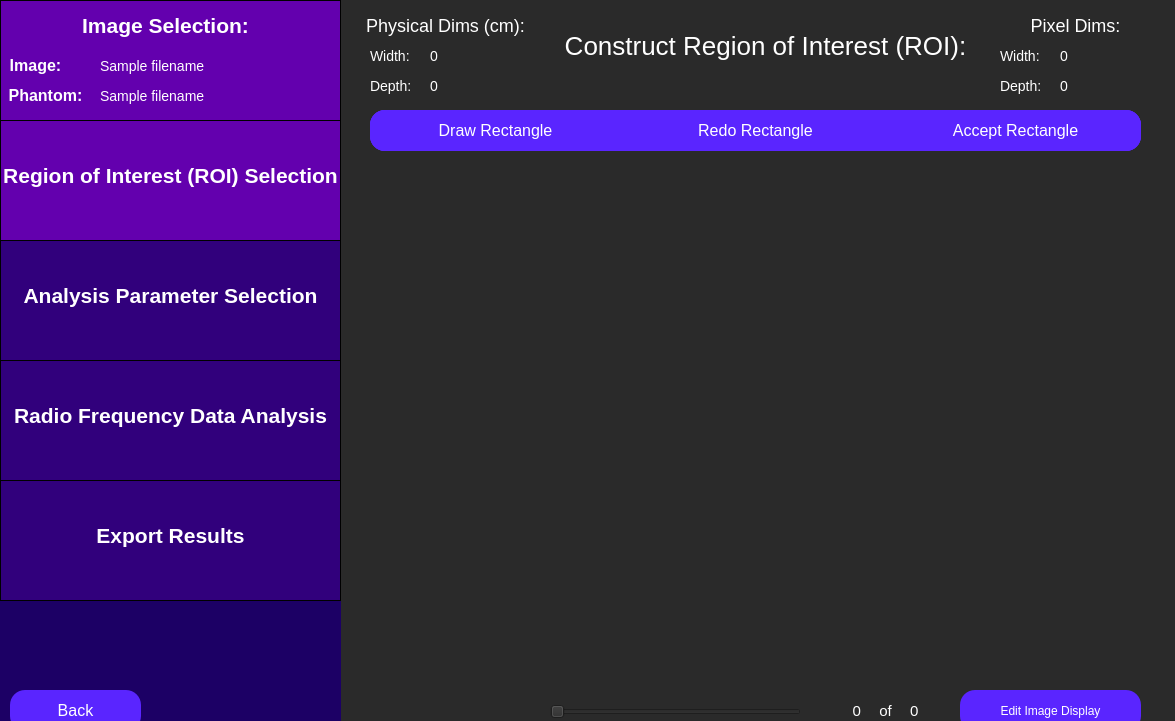
<?xml version="1.0" encoding="UTF-8"?>
<ui version="4.0">
 <class>constructRoi</class>
 <widget class="QWidget" name="constructRoi">
  <property name="geometry">
   <rect>
    <x>0</x>
    <y>0</y>
    <width>1175</width>
    <height>721</height>
   </rect>
  </property>
  <property name="windowTitle">
   <string>Select Region of Interest</string>
  </property>
  <property name="styleSheet">
   <string notr="true">QWidget {
	background: rgb(42, 42, 42);
}</string>
  </property>
  <widget class="QLabel" name="constructRoiLabel">
   <property name="geometry">
    <rect>
     <x>550</x>
     <y>-20</y>
     <width>431</width>
     <height>131</height>
    </rect>
   </property>
   <property name="styleSheet">
    <string notr="true">QLabel {
	font-size: 26px;
	color: rgb(255, 255, 255);
	background-color: rgba(255, 255, 255, 0);
}</string>
   </property>
   <property name="text">
    <string>Construct Region of Interest (ROI):</string>
   </property>
   <property name="textFormat">
    <enum>Qt::AutoText</enum>
   </property>
   <property name="scaledContents">
    <bool>false</bool>
   </property>
   <property name="alignment">
    <set>Qt::AlignCenter</set>
   </property>
   <property name="wordWrap">
    <bool>true</bool>
   </property>
  </widget>
  <widget class="QPushButton" name="drawRoiButton">
   <property name="geometry">
    <rect>
     <x>370</x>
     <y>110</y>
     <width>171</width>
     <height>41</height>
    </rect>
   </property>
   <property name="styleSheet">
    <string notr="true">QPushButton {
	color: white;
	font-size: 16px;
	background: rgb(90, 37, 255);
	border-radius: 15px;
}
QPushButton:checked {
	color:white; 
	font-size: 16px;
	background: rgb(45, 0, 110);
	border-radius: 15px;
}
</string>
   </property>
   <property name="text">
    <string>Draw ROI</string>
   </property>
   <property name="checkable">
    <bool>true</bool>
   </property>
   <property name="checked">
    <bool>false</bool>
   </property>
  </widget>
  <widget class="QPushButton" name="undoLastPtButton">
   <property name="geometry">
    <rect>
     <x>570</x>
     <y>110</y>
     <width>171</width>
     <height>41</height>
    </rect>
   </property>
   <property name="styleSheet">
    <string notr="true">QPushButton {
	color: white;
	font-size: 16px;
	background: rgb(90, 37, 255);
	border-radius: 15px;
}</string>
   </property>
   <property name="text">
    <string>Undo Last Point</string>
   </property>
   <property name="checkable">
    <bool>false</bool>
   </property>
  </widget>
  <widget class="QPushButton" name="acceptRoiButton">
   <property name="geometry">
    <rect>
     <x>970</x>
     <y>110</y>
     <width>171</width>
     <height>41</height>
    </rect>
   </property>
   <property name="styleSheet">
    <string notr="true">QPushButton {
	color: white;
	font-size: 16px;
	background: rgb(90, 37, 255);
	border-radius: 15px;
}</string>
   </property>
   <property name="text">
    <string>Accept ROI</string>
   </property>
   <property name="checkable">
    <bool>false</bool>
   </property>
  </widget>
  <widget class="QWidget" name="sidebar" native="true">
   <property name="geometry">
    <rect>
     <x>0</x>
     <y>0</y>
     <width>341</width>
     <height>751</height>
    </rect>
   </property>
   <property name="toolTip">
    <string>&lt;html&gt;&lt;head/&gt;&lt;body&gt;&lt;p&gt;&lt;br/&gt;&lt;/p&gt;&lt;/body&gt;&lt;/html&gt;</string>
   </property>
   <property name="styleSheet">
    <string notr="true">QWidget {
	background-color: rgb(28, 0, 101);
}</string>
   </property>
   <widget class="QFrame" name="imageSelectionSidebar">
    <property name="geometry">
     <rect>
      <x>0</x>
      <y>0</y>
      <width>341</width>
      <height>121</height>
     </rect>
    </property>
    <property name="styleSheet">
     <string notr="true">QFrame {
	background-color: rgb(99, 0, 174);
	border: 1px solid black;
}</string>
    </property>
    <property name="frameShape">
     <enum>QFrame::StyledPanel</enum>
    </property>
    <property name="frameShadow">
     <enum>QFrame::Raised</enum>
    </property>
    <widget class="QLabel" name="imageSelectionLabelSidebar">
     <property name="geometry">
      <rect>
       <x>70</x>
       <y>0</y>
       <width>191</width>
       <height>51</height>
      </rect>
     </property>
     <property name="styleSheet">
      <string notr="true">QLabel {
	font-size: 21px;
	color: rgb(255, 255, 255);
	background-color: rgba(255, 255, 255, 0);
	border: 0px;
	font-weight: bold;
}</string>
     </property>
     <property name="text">
      <string>Image Selection:</string>
     </property>
     <property name="alignment">
      <set>Qt::AlignCenter</set>
     </property>
    </widget>
    <widget class="QLabel" name="imageLabel">
     <property name="geometry">
      <rect>
       <x>-60</x>
       <y>40</y>
       <width>191</width>
       <height>51</height>
      </rect>
     </property>
     <property name="styleSheet">
      <string notr="true">QLabel {
	font-size: 16px;
	color: rgb(255, 255, 255);
	background-color: rgba(255, 255, 255, 0);
	border: 0px;
	font-weight: bold;
}</string>
     </property>
     <property name="text">
      <string>Image:</string>
     </property>
     <property name="alignment">
      <set>Qt::AlignCenter</set>
     </property>
    </widget>
    <widget class="QLabel" name="phantomLabel">
     <property name="geometry">
      <rect>
       <x>-50</x>
       <y>70</y>
       <width>191</width>
       <height>51</height>
      </rect>
     </property>
     <property name="styleSheet">
      <string notr="true">QLabel {
	font-size: 16px;
	color: rgb(255, 255, 255);
	background-color: rgba(255, 255, 255, 0);
	border: 0px;
	font-weight: bold
}</string>
     </property>
     <property name="text">
      <string>Phantom:</string>
     </property>
     <property name="alignment">
      <set>Qt::AlignCenter</set>
     </property>
    </widget>
    <widget class="QLabel" name="imagePathInput">
     <property name="geometry">
      <rect>
       <x>100</x>
       <y>40</y>
       <width>241</width>
       <height>51</height>
      </rect>
     </property>
     <property name="styleSheet">
      <string notr="true">QLabel {
	font-size: 14px;
	color: rgb(255, 255, 255);
	background-color: rgba(255, 255, 255, 0);
	border: 0px;
}</string>
     </property>
     <property name="text">
      <string>Sample filename </string>
     </property>
     <property name="alignment">
      <set>Qt::AlignLeading|Qt::AlignLeft|Qt::AlignVCenter</set>
     </property>
    </widget>
    <widget class="QLabel" name="phantomPathInput">
     <property name="geometry">
      <rect>
       <x>100</x>
       <y>70</y>
       <width>241</width>
       <height>51</height>
      </rect>
     </property>
     <property name="styleSheet">
      <string notr="true">QLabel {
	font-size: 14px;
	color: rgb(255, 255, 255);
	background-color: rgba(255, 255, 255, 0);
	border: 0px;
}</string>
     </property>
     <property name="text">
      <string>Sample filename </string>
     </property>
     <property name="alignment">
      <set>Qt::AlignLeading|Qt::AlignLeft|Qt::AlignVCenter</set>
     </property>
    </widget>
   </widget>
   <widget class="QFrame" name="roiSidebar">
    <property name="geometry">
     <rect>
      <x>0</x>
      <y>120</y>
      <width>341</width>
      <height>121</height>
     </rect>
    </property>
    <property name="styleSheet">
     <string notr="true">QFrame {
	background-color: rgb(99, 0, 174);
	border: 1px solid black;
}</string>
    </property>
    <property name="frameShape">
     <enum>QFrame::StyledPanel</enum>
    </property>
    <property name="frameShadow">
     <enum>QFrame::Raised</enum>
    </property>
    <widget class="QLabel" name="roiSidebarLabel">
     <property name="geometry">
      <rect>
       <x>0</x>
       <y>30</y>
       <width>341</width>
       <height>51</height>
      </rect>
     </property>
     <property name="styleSheet">
      <string notr="true">QLabel {
	font-size: 21px;
	color: rgb(255, 255, 255);
	background-color: rgba(255, 255, 255, 0);
	border: 0px;
	font-weight: bold;
}</string>
     </property>
     <property name="text">
      <string>Region of Interest (ROI) Selection</string>
     </property>
     <property name="alignment">
      <set>Qt::AlignCenter</set>
     </property>
    </widget>
   </widget>
   <widget class="QFrame" name="rfAnalysisSidebar">
    <property name="geometry">
     <rect>
      <x>0</x>
      <y>360</y>
      <width>341</width>
      <height>121</height>
     </rect>
    </property>
    <property name="styleSheet">
     <string notr="true">QFrame {
	background-color:  rgb(49, 0, 124);
	border: 1px solid black;
}</string>
    </property>
    <property name="frameShape">
     <enum>QFrame::StyledPanel</enum>
    </property>
    <property name="frameShadow">
     <enum>QFrame::Raised</enum>
    </property>
    <widget class="QLabel" name="rfAnalysisLabel">
     <property name="geometry">
      <rect>
       <x>0</x>
       <y>30</y>
       <width>341</width>
       <height>51</height>
      </rect>
     </property>
     <property name="styleSheet">
      <string notr="true">QLabel {
	font-size: 21px;
	color: rgb(255, 255, 255);
	background-color: rgba(255, 255, 255, 0);
	border: 0px;
	font-weight: bold;
}</string>
     </property>
     <property name="text">
      <string>Radio Frequency Data Analysis</string>
     </property>
     <property name="alignment">
      <set>Qt::AlignCenter</set>
     </property>
    </widget>
   </widget>
   <widget class="QFrame" name="exportResultsSidebar">
    <property name="geometry">
     <rect>
      <x>0</x>
      <y>480</y>
      <width>341</width>
      <height>121</height>
     </rect>
    </property>
    <property name="styleSheet">
     <string notr="true">QFrame {
	background-color:  rgb(49, 0, 124);
	border: 1px solid black;
}</string>
    </property>
    <property name="frameShape">
     <enum>QFrame::StyledPanel</enum>
    </property>
    <property name="frameShadow">
     <enum>QFrame::Raised</enum>
    </property>
    <widget class="QLabel" name="exportResultsLabel">
     <property name="geometry">
      <rect>
       <x>20</x>
       <y>30</y>
       <width>301</width>
       <height>51</height>
      </rect>
     </property>
     <property name="styleSheet">
      <string notr="true">QLabel {
	font-size: 21px;
	color: rgb(255, 255, 255);
	background-color: rgba(255, 255, 255, 0);
	border: 0px;
	font-weight: bold;
}</string>
     </property>
     <property name="text">
      <string>Export Results</string>
     </property>
     <property name="alignment">
      <set>Qt::AlignCenter</set>
     </property>
    </widget>
   </widget>
  </widget>
  <widget class="QFrame" name="analysisParamsSidebar">
   <property name="geometry">
    <rect>
     <x>0</x>
     <y>240</y>
     <width>341</width>
     <height>121</height>
    </rect>
   </property>
   <property name="styleSheet">
    <string notr="true">QFrame {
	background-color: rgb(49, 0, 124);
	border: 1px solid black;
}</string>
   </property>
   <property name="frameShape">
    <enum>QFrame::StyledPanel</enum>
   </property>
   <property name="frameShadow">
    <enum>QFrame::Raised</enum>
   </property>
   <widget class="QLabel" name="analysisParamsLabel">
    <property name="geometry">
     <rect>
      <x>0</x>
      <y>30</y>
      <width>341</width>
      <height>51</height>
     </rect>
    </property>
    <property name="styleSheet">
     <string notr="true">QLabel {
	font-size: 21px;
	color: rgb(255, 255, 255);
	background-color: rgba(255, 255, 255, 0);
	border: 0px;
	font-weight:bold;
}</string>
    </property>
    <property name="text">
     <string>Analysis Parameter Selection</string>
    </property>
    <property name="alignment">
     <set>Qt::AlignCenter</set>
    </property>
   </widget>
  </widget>
  <widget class="QPushButton" name="editImageDisplayButton">
   <property name="geometry">
    <rect>
     <x>960</x>
     <y>690</y>
     <width>181</width>
     <height>41</height>
    </rect>
   </property>
   <property name="styleSheet">
    <string notr="true">QPushButton {
	color: white;
	font-size: 12px;
	background: rgb(90, 37, 255);
	border-radius: 15px;
}</string>
   </property>
   <property name="text">
    <string>Edit Image Display</string>
   </property>
  </widget>
  <widget class="QPushButton" name="closeRoiButton">
   <property name="geometry">
    <rect>
     <x>770</x>
     <y>110</y>
     <width>171</width>
     <height>41</height>
    </rect>
   </property>
   <property name="styleSheet">
    <string notr="true">QPushButton {
	color: white;
	font-size: 16px;
	background: rgb(90, 37, 255);
	border-radius: 15px;
}</string>
   </property>
   <property name="text">
    <string>Close ROI</string>
   </property>
   <property name="checkable">
    <bool>false</bool>
   </property>
  </widget>
  <widget class="QPushButton" name="redrawRoiButton">
   <property name="geometry">
    <rect>
     <x>770</x>
     <y>110</y>
     <width>171</width>
     <height>41</height>
    </rect>
   </property>
   <property name="styleSheet">
    <string notr="true">QPushButton {
	color: white;
	font-size: 16px;
	background: rgb(90, 37, 255);
	border-radius: 15px;
}</string>
   </property>
   <property name="text">
    <string>Redraw ROI</string>
   </property>
   <property name="checkable">
    <bool>false</bool>
   </property>
  </widget>
  <widget class="QPushButton" name="backButton">
   <property name="geometry">
    <rect>
     <x>10</x>
     <y>690</y>
     <width>131</width>
     <height>41</height>
    </rect>
   </property>
   <property name="styleSheet">
    <string notr="true">QPushButton {
	color: white;
	font-size: 16px;
	background: rgb(90, 37, 255);
	border-radius: 15px;
}</string>
   </property>
   <property name="text">
    <string>Back</string>
   </property>
  </widget>
  <widget class="QSlider" name="curFrameSlider">
   <property name="geometry">
    <rect>
     <x>550</x>
     <y>691</y>
     <width>251</width>
     <height>41</height>
    </rect>
   </property>
   <property name="orientation">
    <enum>Qt::Horizontal</enum>
   </property>
  </widget>
  <widget class="QLabel" name="curFrameLabel">
   <property name="geometry">
    <rect>
     <x>810</x>
     <y>695</y>
     <width>51</width>
     <height>31</height>
    </rect>
   </property>
   <property name="styleSheet">
    <string notr="true">QLabel {
	font-size: 15px;
	color: rgb(255, 255, 255);
	background-color: rgba(255, 255, 255, 0);
}</string>
   </property>
   <property name="text">
    <string>0</string>
   </property>
   <property name="textFormat">
    <enum>Qt::AutoText</enum>
   </property>
   <property name="scaledContents">
    <bool>false</bool>
   </property>
   <property name="alignment">
    <set>Qt::AlignRight|Qt::AlignTrailing|Qt::AlignVCenter</set>
   </property>
   <property name="wordWrap">
    <bool>true</bool>
   </property>
  </widget>
  <widget class="QLabel" name="ofFramesLabel">
   <property name="geometry">
    <rect>
     <x>860</x>
     <y>695</y>
     <width>51</width>
     <height>31</height>
    </rect>
   </property>
   <property name="styleSheet">
    <string notr="true">QLabel {
	font-size: 15px;
	color: rgb(255, 255, 255);
	background-color: rgba(255, 255, 255, 0);
}</string>
   </property>
   <property name="text">
    <string>of</string>
   </property>
   <property name="textFormat">
    <enum>Qt::AutoText</enum>
   </property>
   <property name="scaledContents">
    <bool>false</bool>
   </property>
   <property name="alignment">
    <set>Qt::AlignCenter</set>
   </property>
   <property name="wordWrap">
    <bool>true</bool>
   </property>
  </widget>
  <widget class="QLabel" name="totalFramesLabel">
   <property name="geometry">
    <rect>
     <x>910</x>
     <y>695</y>
     <width>51</width>
     <height>31</height>
    </rect>
   </property>
   <property name="styleSheet">
    <string notr="true">QLabel {
	font-size: 15px;
	color: rgb(255, 255, 255);
	background-color: rgba(255, 255, 255, 0);
}</string>
   </property>
   <property name="text">
    <string>0</string>
   </property>
   <property name="textFormat">
    <enum>Qt::AutoText</enum>
   </property>
   <property name="scaledContents">
    <bool>false</bool>
   </property>
   <property name="alignment">
    <set>Qt::AlignLeading|Qt::AlignLeft|Qt::AlignVCenter</set>
   </property>
   <property name="wordWrap">
    <bool>true</bool>
   </property>
  </widget>
  <widget class="QLabel" name="imDisplayFrame">
   <property name="geometry">
    <rect>
     <x>400</x>
     <y>170</y>
     <width>721</width>
     <height>501</height>
    </rect>
   </property>
   <property name="text">
    <string/>
   </property>
   <property name="alignment">
    <set>Qt::AlignCenter</set>
   </property>
  </widget>
  <widget class="QLabel" name="imMaskFrame">
   <property name="geometry">
    <rect>
     <x>400</x>
     <y>170</y>
     <width>721</width>
     <height>501</height>
    </rect>
   </property>
   <property name="styleSheet">
    <string notr="true">QLabel {
	background-color: transparent;
}</string>
   </property>
   <property name="text">
    <string/>
   </property>
   <property name="alignment">
    <set>Qt::AlignCenter</set>
   </property>
  </widget>
  <widget class="QLabel" name="imCoverFrame">
   <property name="geometry">
    <rect>
     <x>400</x>
     <y>170</y>
     <width>721</width>
     <height>501</height>
    </rect>
   </property>
   <property name="styleSheet">
    <string notr="true">QLabel {
	background-color: transparent;
}</string>
   </property>
   <property name="text">
    <string/>
   </property>
   <property name="alignment">
    <set>Qt::AlignCenter</set>
   </property>
  </widget>
  <widget class="QPushButton" name="loadRoiButton">
   <property name="geometry">
    <rect>
     <x>890</x>
     <y>110</y>
     <width>251</width>
     <height>41</height>
    </rect>
   </property>
   <property name="styleSheet">
    <string notr="true">QPushButton {
	color: white;
	font-size: 16px;
	background: rgb(90, 37, 255);
	border-radius: 15px;
}
</string>
   </property>
   <property name="text">
    <string>Load ROI</string>
   </property>
   <property name="checkable">
    <bool>true</bool>
   </property>
   <property name="checked">
    <bool>false</bool>
   </property>
  </widget>
  <widget class="QPushButton" name="newRoiButton">
   <property name="geometry">
    <rect>
     <x>370</x>
     <y>110</y>
     <width>251</width>
     <height>41</height>
    </rect>
   </property>
   <property name="styleSheet">
    <string notr="true">QPushButton {
	color: white;
	font-size: 16px;
	background: rgb(90, 37, 255);
	border-radius: 15px;
}
</string>
   </property>
   <property name="text">
    <string>New ROI</string>
   </property>
   <property name="checkable">
    <bool>true</bool>
   </property>
   <property name="checked">
    <bool>false</bool>
   </property>
  </widget>
  <widget class="QPushButton" name="acceptLoadedRoiButton">
   <property name="geometry">
    <rect>
     <x>820</x>
     <y>110</y>
     <width>271</width>
     <height>41</height>
    </rect>
   </property>
   <property name="styleSheet">
    <string notr="true">QPushButton {
	color: white;
	font-size: 16px;
	background: rgb(90, 37, 255);
	border-radius: 15px;
}
</string>
   </property>
   <property name="text">
    <string>Accept ROI</string>
   </property>
   <property name="checkable">
    <bool>true</bool>
   </property>
   <property name="checked">
    <bool>false</bool>
   </property>
  </widget>
  <widget class="QPushButton" name="undoLoadedRoiButton">
   <property name="geometry">
    <rect>
     <x>420</x>
     <y>110</y>
     <width>271</width>
     <height>41</height>
    </rect>
   </property>
   <property name="styleSheet">
    <string notr="true">QPushButton {
	color: white;
	font-size: 16px;
	background: rgb(90, 37, 255);
	border-radius: 15px;
}
</string>
   </property>
   <property name="text">
    <string>Undo</string>
   </property>
   <property name="checkable">
    <bool>true</bool>
   </property>
   <property name="checked">
    <bool>false</bool>
   </property>
  </widget>
  <widget class="QLabel" name="physicalDimsLabel">
   <property name="geometry">
    <rect>
     <x>310</x>
     <y>0</y>
     <width>271</width>
     <height>51</height>
    </rect>
   </property>
   <property name="styleSheet">
    <string notr="true">QLabel {
	font-size: 18px;
	color: rgb(255, 255, 255);
	background-color: rgba(255, 255, 255, 0);
}</string>
   </property>
   <property name="text">
    <string>Physical Dims (cm):</string>
   </property>
   <property name="textFormat">
    <enum>Qt::AutoText</enum>
   </property>
   <property name="scaledContents">
    <bool>false</bool>
   </property>
   <property name="alignment">
    <set>Qt::AlignCenter</set>
   </property>
   <property name="wordWrap">
    <bool>true</bool>
   </property>
  </widget>
  <widget class="QLabel" name="physicalWidthLabel">
   <property name="geometry">
    <rect>
     <x>370</x>
     <y>40</y>
     <width>91</width>
     <height>31</height>
    </rect>
   </property>
   <property name="styleSheet">
    <string notr="true">QLabel {
	font-size: 14px;
	color: rgb(255, 255, 255);
	background-color: rgba(255, 255, 255, 0);
}</string>
   </property>
   <property name="text">
    <string>Width:</string>
   </property>
   <property name="textFormat">
    <enum>Qt::AutoText</enum>
   </property>
   <property name="scaledContents">
    <bool>false</bool>
   </property>
   <property name="alignment">
    <set>Qt::AlignLeading|Qt::AlignLeft|Qt::AlignVCenter</set>
   </property>
   <property name="wordWrap">
    <bool>true</bool>
   </property>
  </widget>
  <widget class="QLabel" name="physicalDepthLabel">
   <property name="geometry">
    <rect>
     <x>370</x>
     <y>70</y>
     <width>91</width>
     <height>31</height>
    </rect>
   </property>
   <property name="styleSheet">
    <string notr="true">QLabel {
	font-size: 14px;
	color: rgb(255, 255, 255);
	background-color: rgba(255, 255, 255, 0);
}</string>
   </property>
   <property name="text">
    <string>Depth:</string>
   </property>
   <property name="textFormat">
    <enum>Qt::AutoText</enum>
   </property>
   <property name="scaledContents">
    <bool>false</bool>
   </property>
   <property name="alignment">
    <set>Qt::AlignLeading|Qt::AlignLeft|Qt::AlignVCenter</set>
   </property>
   <property name="wordWrap">
    <bool>true</bool>
   </property>
  </widget>
  <widget class="QLabel" name="physicalWidthVal">
   <property name="geometry">
    <rect>
     <x>430</x>
     <y>40</y>
     <width>91</width>
     <height>31</height>
    </rect>
   </property>
   <property name="styleSheet">
    <string notr="true">QLabel {
	font-size: 14px;
	color: rgb(255, 255, 255);
	background-color: rgba(255, 255, 255, 0);
}</string>
   </property>
   <property name="text">
    <string>0</string>
   </property>
   <property name="textFormat">
    <enum>Qt::AutoText</enum>
   </property>
   <property name="scaledContents">
    <bool>false</bool>
   </property>
   <property name="alignment">
    <set>Qt::AlignLeading|Qt::AlignLeft|Qt::AlignVCenter</set>
   </property>
   <property name="wordWrap">
    <bool>true</bool>
   </property>
  </widget>
  <widget class="QLabel" name="physicalDepthVal">
   <property name="geometry">
    <rect>
     <x>430</x>
     <y>70</y>
     <width>91</width>
     <height>31</height>
    </rect>
   </property>
   <property name="styleSheet">
    <string notr="true">QLabel {
	font-size: 14px;
	color: rgb(255, 255, 255);
	background-color: rgba(255, 255, 255, 0);
}</string>
   </property>
   <property name="text">
    <string>0</string>
   </property>
   <property name="textFormat">
    <enum>Qt::AutoText</enum>
   </property>
   <property name="scaledContents">
    <bool>false</bool>
   </property>
   <property name="alignment">
    <set>Qt::AlignLeading|Qt::AlignLeft|Qt::AlignVCenter</set>
   </property>
   <property name="wordWrap">
    <bool>true</bool>
   </property>
  </widget>
  <widget class="QLabel" name="pixelDepthLabel">
   <property name="geometry">
    <rect>
     <x>1000</x>
     <y>70</y>
     <width>91</width>
     <height>31</height>
    </rect>
   </property>
   <property name="styleSheet">
    <string notr="true">QLabel {
	font-size: 14px;
	color: rgb(255, 255, 255);
	background-color: rgba(255, 255, 255, 0);
}</string>
   </property>
   <property name="text">
    <string>Depth:</string>
   </property>
   <property name="textFormat">
    <enum>Qt::AutoText</enum>
   </property>
   <property name="scaledContents">
    <bool>false</bool>
   </property>
   <property name="alignment">
    <set>Qt::AlignLeading|Qt::AlignLeft|Qt::AlignVCenter</set>
   </property>
   <property name="wordWrap">
    <bool>true</bool>
   </property>
  </widget>
  <widget class="QLabel" name="pixelWidthLabel">
   <property name="geometry">
    <rect>
     <x>1000</x>
     <y>40</y>
     <width>91</width>
     <height>31</height>
    </rect>
   </property>
   <property name="styleSheet">
    <string notr="true">QLabel {
	font-size: 14px;
	color: rgb(255, 255, 255);
	background-color: rgba(255, 255, 255, 0);
}</string>
   </property>
   <property name="text">
    <string>Width:</string>
   </property>
   <property name="textFormat">
    <enum>Qt::AutoText</enum>
   </property>
   <property name="scaledContents">
    <bool>false</bool>
   </property>
   <property name="alignment">
    <set>Qt::AlignLeading|Qt::AlignLeft|Qt::AlignVCenter</set>
   </property>
   <property name="wordWrap">
    <bool>true</bool>
   </property>
  </widget>
  <widget class="QLabel" name="pixelDepthVal">
   <property name="geometry">
    <rect>
     <x>1060</x>
     <y>70</y>
     <width>91</width>
     <height>31</height>
    </rect>
   </property>
   <property name="styleSheet">
    <string notr="true">QLabel {
	font-size: 14px;
	color: rgb(255, 255, 255);
	background-color: rgba(255, 255, 255, 0);
}</string>
   </property>
   <property name="text">
    <string>0</string>
   </property>
   <property name="textFormat">
    <enum>Qt::AutoText</enum>
   </property>
   <property name="scaledContents">
    <bool>false</bool>
   </property>
   <property name="alignment">
    <set>Qt::AlignLeading|Qt::AlignLeft|Qt::AlignVCenter</set>
   </property>
   <property name="wordWrap">
    <bool>true</bool>
   </property>
  </widget>
  <widget class="QLabel" name="pixelDimsLabel">
   <property name="geometry">
    <rect>
     <x>940</x>
     <y>0</y>
     <width>271</width>
     <height>51</height>
    </rect>
   </property>
   <property name="styleSheet">
    <string notr="true">QLabel {
	font-size: 18px;
	color: rgb(255, 255, 255);
	background-color: rgba(255, 255, 255, 0);
}</string>
   </property>
   <property name="text">
    <string>Pixel Dims:</string>
   </property>
   <property name="textFormat">
    <enum>Qt::AutoText</enum>
   </property>
   <property name="scaledContents">
    <bool>false</bool>
   </property>
   <property name="alignment">
    <set>Qt::AlignCenter</set>
   </property>
   <property name="wordWrap">
    <bool>true</bool>
   </property>
  </widget>
  <widget class="QLabel" name="pixelWidthVal">
   <property name="geometry">
    <rect>
     <x>1060</x>
     <y>40</y>
     <width>91</width>
     <height>31</height>
    </rect>
   </property>
   <property name="styleSheet">
    <string notr="true">QLabel {
	font-size: 14px;
	color: rgb(255, 255, 255);
	background-color: rgba(255, 255, 255, 0);
}</string>
   </property>
   <property name="text">
    <string>0</string>
   </property>
   <property name="textFormat">
    <enum>Qt::AutoText</enum>
   </property>
   <property name="scaledContents">
    <bool>false</bool>
   </property>
   <property name="alignment">
    <set>Qt::AlignLeading|Qt::AlignLeft|Qt::AlignVCenter</set>
   </property>
   <property name="wordWrap">
    <bool>true</bool>
   </property>
  </widget>
  <widget class="QPushButton" name="acceptRectButton">
   <property name="geometry">
    <rect>
     <x>890</x>
     <y>110</y>
     <width>251</width>
     <height>41</height>
    </rect>
   </property>
   <property name="styleSheet">
    <string notr="true">QPushButton {
	color: white;
	font-size: 16px;
	background: rgb(90, 37, 255);
	border-radius: 15px;
}
</string>
   </property>
   <property name="text">
    <string>Accept Rectangle</string>
   </property>
   <property name="checkable">
    <bool>true</bool>
   </property>
   <property name="checked">
    <bool>false</bool>
   </property>
  </widget>
  <widget class="QPushButton" name="drawRectButton">
   <property name="geometry">
    <rect>
     <x>370</x>
     <y>110</y>
     <width>251</width>
     <height>41</height>
    </rect>
   </property>
   <property name="styleSheet">
    <string notr="true">QPushButton {
	color: white;
	font-size: 16px;
	background: rgb(90, 37, 255);
	border-radius: 15px;
}
QPushButton:checked {
	color:white; 
	font-size: 16px;
	background: rgb(45, 0, 110);
	border-radius: 15px;
}
</string>
   </property>
   <property name="text">
    <string>Draw Rectangle</string>
   </property>
   <property name="checkable">
    <bool>true</bool>
   </property>
   <property name="checked">
    <bool>false</bool>
   </property>
  </widget>
  <widget class="QPushButton" name="redrawRectButton">
   <property name="geometry">
    <rect>
     <x>630</x>
     <y>110</y>
     <width>251</width>
     <height>41</height>
    </rect>
   </property>
   <property name="styleSheet">
    <string notr="true">QPushButton {
	color: white;
	font-size: 16px;
	background: rgb(90, 37, 255);
	border-radius: 15px;
}
</string>
   </property>
   <property name="text">
    <string>Redo Rectangle</string>
   </property>
   <property name="checkable">
    <bool>true</bool>
   </property>
   <property name="checked">
    <bool>false</bool>
   </property>
  </widget>
  <widget class="QPushButton" name="rectRoiButton">
   <property name="geometry">
    <rect>
     <x>630</x>
     <y>110</y>
     <width>251</width>
     <height>41</height>
    </rect>
   </property>
   <property name="styleSheet">
    <string notr="true">QPushButton {
	color: white;
	font-size: 16px;
	background: rgb(90, 37, 255);
	border-radius: 15px;
}
</string>
   </property>
   <property name="text">
    <string>Rectangle ROI</string>
   </property>
   <property name="checkable">
    <bool>true</bool>
   </property>
   <property name="checked">
    <bool>false</bool>
   </property>
  </widget>
  <zorder>constructRoiLabel</zorder>
  <zorder>drawRoiButton</zorder>
  <zorder>undoLastPtButton</zorder>
  <zorder>acceptRoiButton</zorder>
  <zorder>sidebar</zorder>
  <zorder>analysisParamsSidebar</zorder>
  <zorder>editImageDisplayButton</zorder>
  <zorder>closeRoiButton</zorder>
  <zorder>redrawRoiButton</zorder>
  <zorder>backButton</zorder>
  <zorder>curFrameSlider</zorder>
  <zorder>curFrameLabel</zorder>
  <zorder>ofFramesLabel</zorder>
  <zorder>totalFramesLabel</zorder>
  <zorder>imDisplayFrame</zorder>
  <zorder>imMaskFrame</zorder>
  <zorder>imCoverFrame</zorder>
  <zorder>loadRoiButton</zorder>
  <zorder>newRoiButton</zorder>
  <zorder>acceptLoadedRoiButton</zorder>
  <zorder>undoLoadedRoiButton</zorder>
  <zorder>physicalDimsLabel</zorder>
  <zorder>physicalWidthLabel</zorder>
  <zorder>physicalDepthLabel</zorder>
  <zorder>physicalWidthVal</zorder>
  <zorder>physicalDepthVal</zorder>
  <zorder>pixelDepthLabel</zorder>
  <zorder>pixelWidthLabel</zorder>
  <zorder>pixelDepthVal</zorder>
  <zorder>pixelDimsLabel</zorder>
  <zorder>pixelWidthVal</zorder>
  <zorder>acceptRectButton</zorder>
  <zorder>drawRectButton</zorder>
  <zorder>rectRoiButton</zorder>
  <zorder>redrawRectButton</zorder>
 </widget>
 <resources/>
 <connections/>
</ui>
